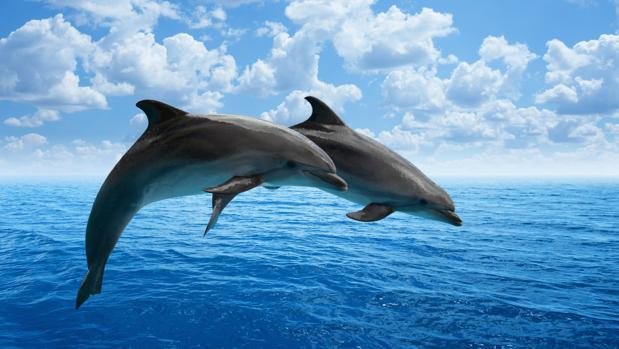
#> input picture PROJECTS/project_00_fundamentals/imgs/delfin.jpg, 619 x 349 px
$ python reflections.py
#> lines starting #> are read from the running program, lines starting #| are printed output that depends on the picture
### PROJECTS/SaveImg/save_img.py
# FUNCTION TO SAVE IMAGES CORRECTLY IN OUTPUT FOLDER LOCATED IN SAME DIR
# Santiago Garcia Arango, August 2020

import cv2 as cv
import os

class SaveResult:
    def __init__(self, img, save_name, file_run):
        upper_dir = os.path.dirname(file_run)  # Directory of "file_run"
        output_folder_path = os.path.abspath(os.path.join(upper_dir, "output"))

        # Check if folder already exists (otherwise, create it)
        if not os.path.exists(output_folder_path):
            os.makedirs(output_folder_path)

        final_path = os.path.join(output_folder_path, save_name)
        cv.imwrite(final_path, img)  # Save image with opencv built-in function

### PROJECTS/project_00_fundamentals/reflections.py
# PROJECT TO REFLECT AN IMAGE BASED ON A VERTICAL AND HORIZONTAL AXES
# Santiago Garcia Arango, August 2020

import numpy as np
import cv2 as cv
import os

# This way we can access upper package to save images in output folder
os.sys.path.append(os.path.dirname(os.path.dirname(__file__)))
from SaveImg import save_img

# Get the path for the folder that contains the input and output images
upper_dir = os.path.dirname(__file__)  # Upper dir
img_folder_path = os.path.abspath(os.path.join(upper_dir, "imgs"))

# Get specific path to the images we will use inside the "imgs" folder
path_delfin = os.path.join(img_folder_path, "delfin.jpg")

# Loading our image with its path and parameter to change format
imgColor = cv.imread(path_delfin, 1)
#> imgColor is the input picture: shape (349, 619, 3); mean B, G, R 192.1, 150.6, 98

h, w = imgColor.shape[:2]  # Get the shape of the image (height, width, c)
#> h = 349; w = 619

# Now we play to generate 3 new images with Blue, Green, Red backgrounds
x_reflection = np.zeros((h, w, 3), np.uint8)
y_reflection = np.zeros((h, w, 3), np.uint8)


for i in range(0, h):
    for j in range(0, w):
        x_reflection[i, j] = imgColor[h-1-i, j]  # The "-1" is because index 0
        y_reflection[i, j] = imgColor[i, w-1-j]  # The "-1" is because index 0
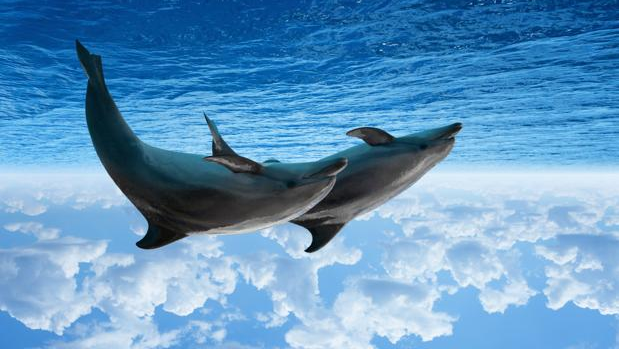
#> x_reflection: shape (349, 619, 3); mean B, G, R 192.1, 150.6, 98
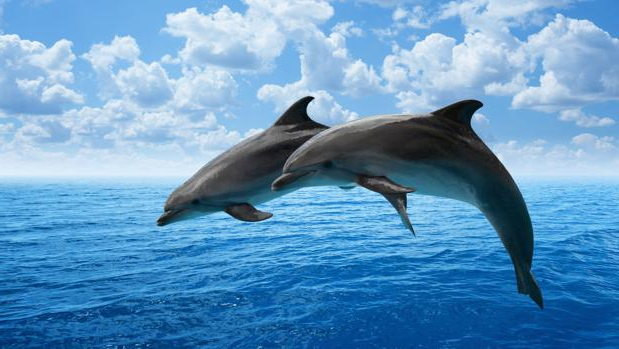
#> y_reflection: shape (349, 619, 3); mean B, G, R 192.1, 150.6, 98

cv.imshow("Original", imgColor)
cv.imshow("X_reflected", x_reflection)
cv.imshow("Y_reflected", y_reflection)


# Save obtained images
try:
    save_img.SaveResult(x_reflection, "X_reflection.jpg", __file__)
    save_img.SaveResult(y_reflection, "Y_reflection.jpg", __file__)
except:
    pass

cv.waitKey(0)  # Show image until a key is pressed
cv.destroyAllWindows()  # (always at the end)
